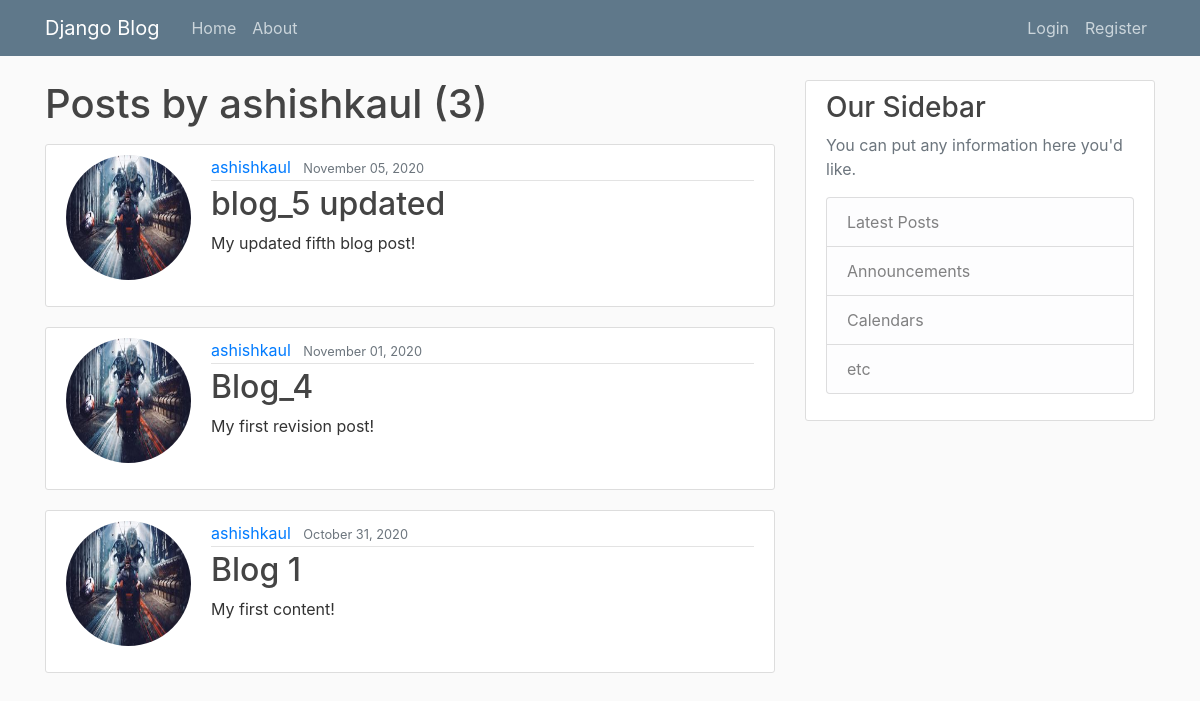
/user/ashishkaul, run on an earlier commit of the app's database.
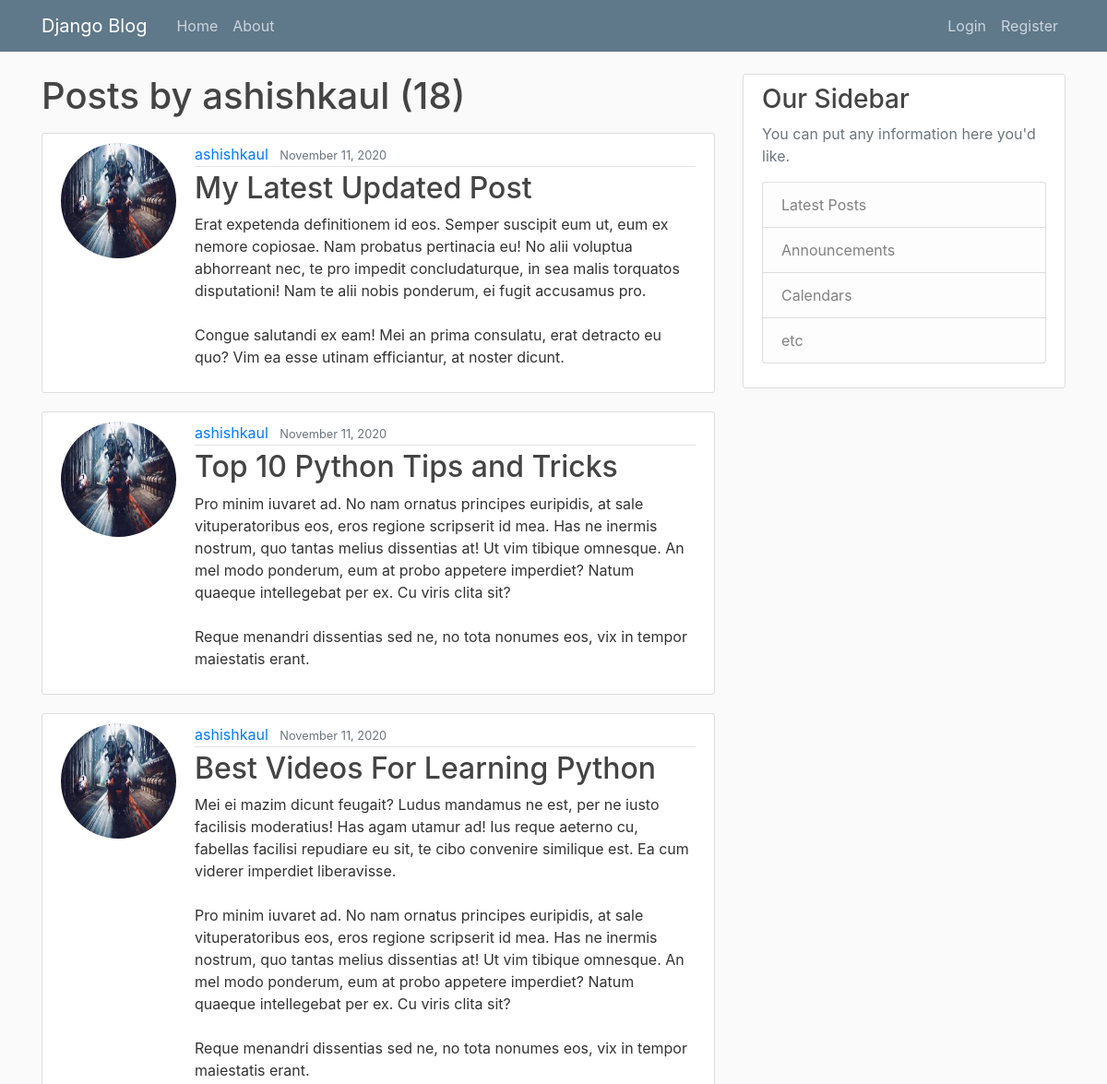
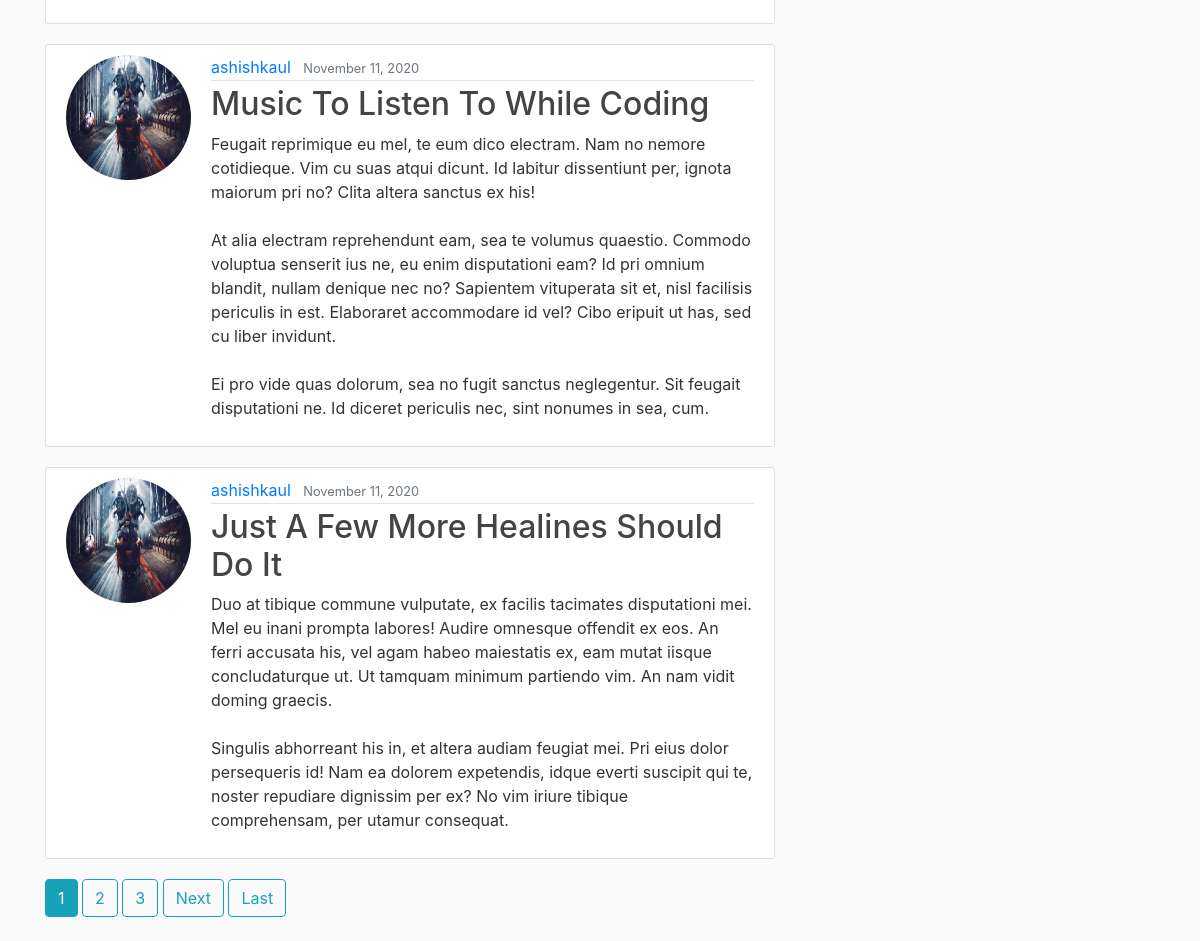
And on a later commit of the database (2 pictures, top to bottom).
### blog/models.py (models this page shows, shortened)
class Post(models.Model):
    title = models.CharField(max_length=100)
    post = models.TextField()
    date_posted = models.DateTimeField(default=timezone.now)
    author = models.ForeignKey(User, on_delete=models.CASCADE)

### users/models.py (models this page shows, shortened)
class Profile(models.Model):
    user = models.OneToOneField(User, on_delete=models.CASCADE)
    image = models.ImageField(default='default.jpeg', upload_to='profile-pics')

### blog/views.py (the view)
# urls.py: path('user/<str:username>', UserPostListView.as_view(), name='user-posts'),
class UserPostListView(ListView):  #Post list view for particular user
    model = Post
    template_name = 'blog/user_posts.html'
    context_object_name = 'posts'
    paginate_by = 5
    def get_queryset(self):
        user = get_object_or_404(User, username=self.kwargs.get('username'))
        return Post.objects.filter(author=user).order_by('-date_posted')

### blog/templates/blog/user_posts.html (shortened to what this page needs)
{% extends "blog/base.html" %}
{% block content %}
<h1 class="mb-3">Posts by {{ view.kwargs.username }} ({{ page_obj.paginator.count }})</h1>
  {% for i in posts %}
    <article class="media content-section">
    <img class="rounded-circle account-img" src="{{ i.author.profile.image.url }}">
    <div class="media-body">
      <div class="article-metadata">
        <a class="mr-2" href="{% url 'user-posts' i.author.username %}">{{ i.author }}</a>
        <small class="text-muted">{{ i.date_posted|date:"F d, Y" }}</small>
      </div>
      <h2><a class="article-title" href="{% url 'post-detail' i.id %}">{{ i.title }}</a></h2>
      <p class="article-content">{{ i.post }}</p>
    </div>
    </article>
  {% endfor %}
  {% if is_paginated %}
    {% for num in page_obj.paginator.page_range %}
      {% if page_obj.number == num %}
        <a class="btn btn-info mb-4" href="?page={{ num }}">{{ num }}</a>
      {% elif num > page_obj.number|add:'-3' and num < page_obj.number|add:'3' %}
        <a class="btn btn-outline-info mb-4" href="?page={{ num }}">{{ num }}</a>
      {% endif %}
    {% endfor %}
    {% if page_obj.has_next %}
      <a class="btn btn-outline-info mb-4" href="?page={{ page_obj.next_page_number }}">Next</a>
      <a class="btn btn-outline-info mb-4" href="?page={{ page_obj.paginator.num_pages }}">Last</a>
    {% endif %}
  {% endif %}
{% endblock content %}

### blog/templates/blog/base.html (shortened to what this page needs)
{% load static %}
<!DOCTYPE html>
<html lang="en" dir="ltr">
  <head>
    <link rel="stylesheet" href="https://maxcdn.bootstrapcdn.com/bootstrap/4.0.0/css/bootstrap.min.css">
    <link rel="stylesheet" type="text/css" href="{% static 'blog/main.css' %}">
  </head>
  <body>
    <header class="site-header">
      <nav class="navbar navbar-expand-md navbar-dark bg-steel fixed-top">
        <div class="container">
          <a class="navbar-brand mr-4" href="/">Django Blog</a>
          <div class="collapse navbar-collapse" id="navbarToggle">
            <div class="navbar-nav mr-auto">
              <a class="nav-item nav-link" href="{% url 'blog-home' %}">Home</a>
              <a class="nav-item nav-link" href="{% url 'blog-about' %}">About</a>
            </div>
            <div class="navbar-nav">
              {% if user.is_authenticated %}
                <a class="nav-item nav-link" href="{% url 'post-create' %}">New Post</a>
                <a class="nav-item nav-link" href="{% url 'profile' %}">Profile</a>
                <a class="nav-item nav-link" href="{% url 'logout' %}">Logout</a>
              {% else %}
                <a class="nav-item nav-link" href="{% url 'login' %}">Login</a>
                <a class="nav-item nav-link" href="{% url 'register' %}">Register</a>
              {% endif %}
            </div>
          </div>
        </div>
      </nav>
    </header>
    <main role="main" class="container">
      <div class="row">
        <div class="col-md-8">
          {% block content %}{% endblock %}
        </div>
        <div class="col-md-4">
          <div class="content-section">
            <h3>Our Sidebar</h3>
            <p class='text-muted'>You can put any information here you'd like.
              <ul class="list-group">
                <li class="list-group-item list-group-item-light">Latest Posts</li>
                <li class="list-group-item list-group-item-light">Announcements</li>
                <li class="list-group-item list-group-item-light">Calendars</li>
                <li class="list-group-item list-group-item-light">etc</li>
              </ul>
            </p>
          </div>
        </div>
      </div>
    </main>
  </body>
</html>

### blog/templates/blog/static/blog/main.css (style rules this page uses)
body { background: #fafafa; color: #333333; margin-top: 5rem; }
h1, h2, h3, h4, h5, h6 { color: #444444; }
ul { margin: 0; }
.bg-steel { background-color: #5f788a; }
.site-header .navbar-nav .nav-link { color: #cbd5db; }
.content-section { background: #ffffff; padding: 10px 20px; border: 1px solid #dddddd; border-radius: 3px; margin-bottom: 20px; }
.article-title { color: #444444; }
.article-content { white-space: pre-line; }
.article-metadata { padding-bottom: 1px; margin-bottom: 4px; border-bottom: 1px solid #e3e3e3 }
.account-img { height: 125px; width: 125px; margin-right: 20px; margin-bottom: 16px; }

What changed in the data, as far as the page shows it:
no longer on this page (row unchanged): Post: author.profile.image (picture), author "ashishkaul", date_posted "November 05, 2020", title "blog_5 updated", post "My updated fifth blog post!"
no longer on this page (row unchanged): Post: author.profile.image (picture), author "ashishkaul", date_posted "November 01, 2020", title "Blog_4", post "My first revision post!"
no longer on this page (row unchanged): Post: author.profile.image (picture), author "ashishkaul", date_posted "October 31, 2020", title "Blog 1", post "My first content!"
added Post: author.profile.image (picture), author "ashishkaul", date_posted "November 11, 2020", title "My Latest Updated Post", post "Erat expetenda definitionem id eos. Semper suscipit eum ut, eum ex nemore copiosae. Nam probatus pertinacia eu! No alii voluptua abhorreant nec, te pro impedit concludaturque, in sea malis torquatos disputationi! Nam te alii nobis ponderum, ei fugit accusamus pro. Congue salutandi ex eam! Mei an prima consulatu, erat detracto eu quo? Vim ea esse utinam efficiantur, at noster dicunt."
added Post: author.profile.image (picture), author "ashishkaul", date_posted "November 11, 2020", title "Top 10 Python Tips and Tricks", post "Pro minim iuvaret ad. No nam ornatus principes euripidis, at sale vituperatoribus eos, eros regione scripserit id mea. Has ne inermis nostrum, quo tantas melius dissentias at! Ut vim tibique omnesque. An mel modo ponderum, eum at probo appetere imperdiet? Natum quaeque intellegebat per ex. Cu viris clita sit? Reque menandri dissentias sed ne, no tota nonumes eos, vix in tempor maiestatis erant."
added Post: author.profile.image (picture), author "ashishkaul", date_posted "November 11, 2020", title "Best Videos For Learning Python", post "Mei ei mazim dicunt feugait? Ludus mandamus ne est, per ne iusto facilisis moderatius! Has agam utamur ad! Ius reque aeterno cu, fabellas facilisi repudiare eu sit, te cibo convenire similique est. Ea cum viderer imperdiet liberavisse. Pro minim iuvaret ad. No nam ornatus principes euripidis, at sale vituperatoribus eos, eros regione scripserit id mea. Has ne inermis nostrum, quo tantas melius dissentias at! Ut vim tibique omnesque. An mel modo ponderum, eum at probo appetere imperdiet? Natum quaeque intellegebat per ex. Cu viris clita sit? Reque menandri dissentias sed ne, no tota nonumes eos, vix in tempor maiestatis erant."
added Post: author.profile.image (picture), author "ashishkaul", date_posted "November 11, 2020", title "Music To Listen To While Coding", post "Feugait reprimique eu mel, te eum dico electram. Nam no nemore cotidieque. Vim cu suas atqui dicunt. Id labitur dissentiunt per, ignota maiorum pri no? Clita altera sanctus ex his! At alia electram reprehendunt eam, sea te volumus quaestio. Commodo voluptua senserit ius ne, eu enim disputationi eam? Id pri omnium blandit, nullam denique nec no? Sapientem vituperata sit et, nisl facilisis periculis in est. Elaboraret accommodare id vel? Cibo eripuit ut has, sed cu liber invidunt. Ei pro vide quas dolorum, sea no fugit sanctus neglegentur. Sit feugait disputationi ne. Id diceret periculis nec, sint nonumes in sea, cum."
added Post: author.profile.image (picture), author "ashishkaul", date_posted "November 11, 2020", title "Just A Few More Healines Should Do It", post "Duo at tibique commune vulputate, ex facilis tacimates disputationi mei. Mel eu inani prompta labores! Audire omnesque offendit ex eos. An ferri accusata his, vel agam habeo maiestatis ex, eam mutat iisque concludaturque ut. Ut tamquam minimum partiendo vim. An nam vidit doming graecis. Singulis abhorreant his in, et altera audiam feugiat mei. Pri eius dolor persequeris id! Nam ea dolorem expetendis, idque everti suscipit qui te, noster repudiare dignissim per ex? No vim iriure tibique comprehensam, per utamur consequat."
Also different on the page:
{{ page_obj.paginator.count }}: "3" → "18"
new list line: "1"
new list line: "2"
new list line: "3"
text now shown: "Next Last"
